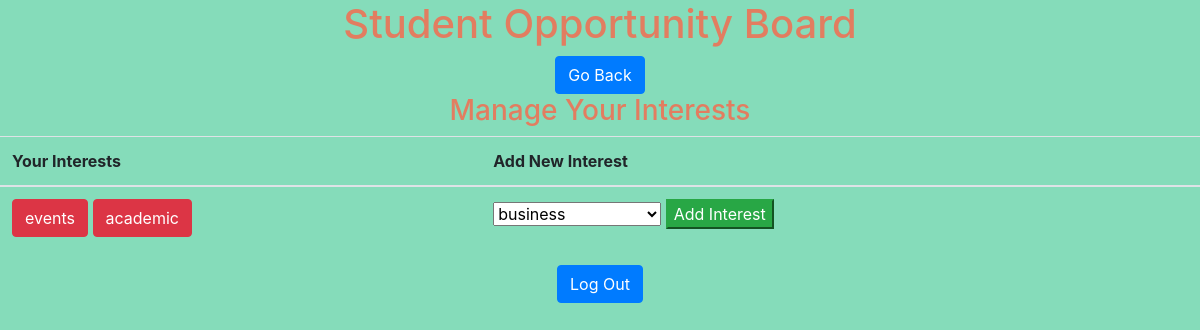
The page /stuAcc (signed in) on the database as committed earlier.
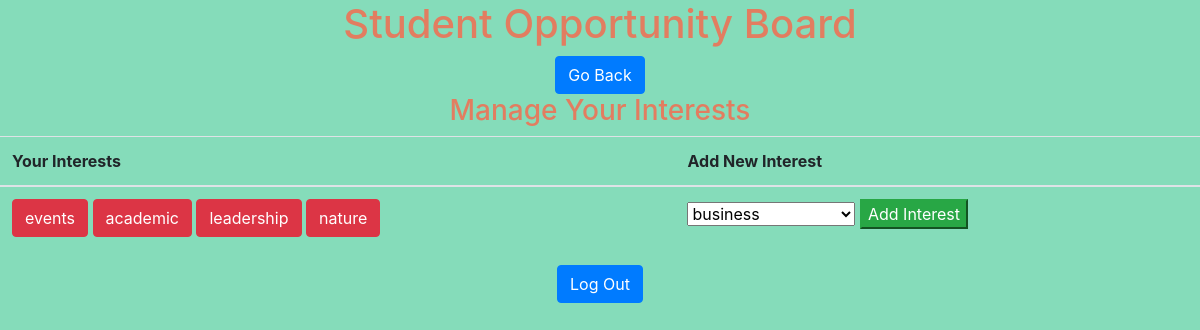
The same page on the database as committed later.
### tables this page shows
CREATE TABLE users (
                userid INTEGER PRIMARY KEY AUTOINCREMENT,
                username TEXT UNIQUE NOT NULL,
                hashpassword TEXT NOT NULL,
                displayname TEXT,
                osis INTEGER,
                email TEXT,
                grade TEXT,
                events BOOLEAN,
                academic BOOLEAN,
                business BOOLEAN,
                community_service BOOLEAN,
                leadership BOOLEAN,
                museums BOOLEAN,
                nature BOOLEAN,
                stem BOOLEAN,
                humanities BOOLEAN,
                scholarships BOOLEAN,
                admin BOOLEAN
                );

### app.py (the view)
@app.route("/stuAcc")
def stuAcc():
    if checkAuth() and not isAdmin():
        user_ints = dbfunctions.getStudentInts(c, session['username'])
        return render_template('stu_info.html', username=session['username'], interests=user_ints, ordered_ints=ORDERED_INTS)
    return redirect(url_for('root'))

### app.py (called while the page is built)
def checkAuth(): #checks if the user is logged in
    if "username" in session:
        return True
    else:
        return False

def isAdmin():
    return session['admin']

### dbfunctions.py (called while the page is built)
def getStudentInts(c, username):
    c.execute("SELECT events,academic,business,community_service,leadership,museums,nature,stem,humanities, scholarships FROM users WHERE username = ?;", (username, ))
    return c.fetchone()

### templates/stu_info.html (shortened to what this page needs)
{% extends "loggedin_base.html" %}
{% block body %}
<a style="text-align: left;" href="/stuHome" class="btn btn-primary" role="button">Go Back</a>
<center>
  <h3>Manage Your Interests</h3>
  <table class="table">
    <thead>
      <tr>
        <th scope="col">Your Interests</th>
        <th scope="col">Add New Interest</th>
      </tr>
    </thead>
    <tbody>
    <tr>
      <td>
        {% for i in range(interests|length)  %}
            {% if interests[i] %}
            <a href="/delInt/{{ordered_ints[i]}}" class="btn btn-danger"> {{ordered_ints[i]}}</a>
            {% endif %}
        {% endfor %}
      </td>
      <td>
        <form action="/addIntAuth" method="POST">
            <select name="ints" required>
              {% for i in range(interests|length) %}
                {% if not interests[i] %}<option value="{{ordered_ints[i]}}"> {{ordered_ints[i]}}</option>{% endif %}
              {% endfor %}
            </select>
            <input type="submit" name="add-int-button" class="btn-success" value="Add Interest">
        </form>
      </td>
      </tr>
    </tbody>
  </table>
</center>
{% endblock %}

### templates/loggedin_base.html
{% extends "base.html" %}
{% block footer %}
  <a href="/logout" class="btn btn-primary" role="button">Log Out</a>
{% endblock %}

### templates/base.html (shortened to what this page needs)
<!DOCTYPE html>
<html>
  <head>
    <link rel="stylesheet" href="https://stackpath.bootstrapcdn.com/bootstrap/4.3.1/css/bootstrap.min.css">
  </head>
  <body style = "background-color: #85DCBA; color: #E27D60; text-align:center;">
    <h1>
      Student Opportunity Board
    </h1>
    {% block body %} {% endblock %}
  </body>
  <footer>
    {% block footer %}{% endblock %}
  </footer>
</html>

Rows that differ between the two databases and show on the page:
changed users "business": leadership False → True (drawn); nature False → True (drawn)
Other text that changed with them:
new list line: "leadership"
new list line: "nature"
